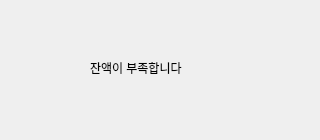
<?xml version="1.0" encoding="UTF-8"?>
<ui version="4.0">
 <class>Dialog</class>
 <widget class="QDialog" name="Dialog">
  <property name="geometry">
   <rect>
    <x>0</x>
    <y>0</y>
    <width>320</width>
    <height>140</height>
   </rect>
  </property>
  <property name="windowTitle">
   <string>Dialog</string>
  </property>
  <widget class="QLabel" name="label">
   <property name="geometry">
    <rect>
     <x>90</x>
     <y>60</y>
     <width>201</width>
     <height>16</height>
    </rect>
   </property>
   <property name="text">
    <string>잔액이 부족합니다</string>
   </property>
  </widget>
 </widget>
 <resources/>
 <connections/>
</ui>
